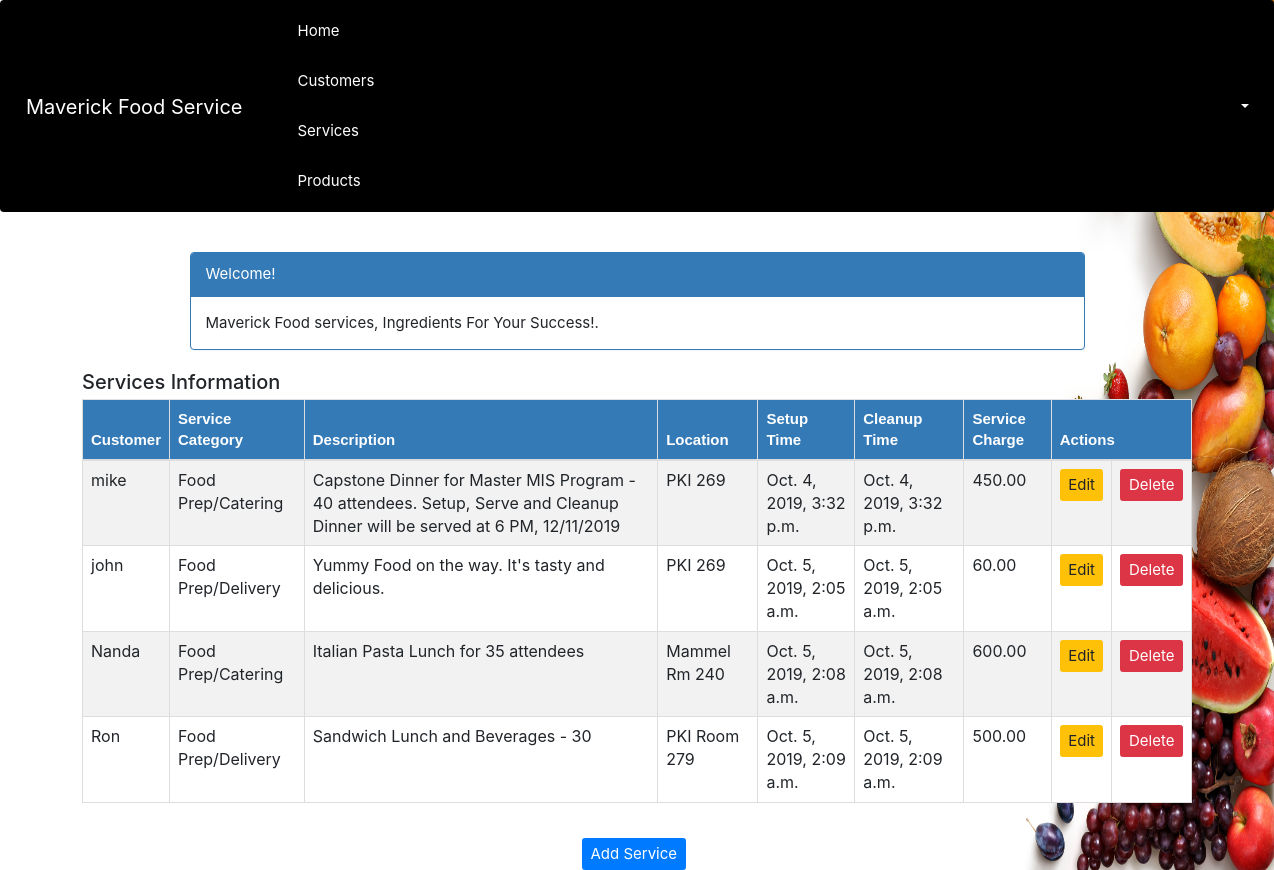
Screenshot of /service_list (signed in) with the database file from the repository.
### crm/models.py (models this page shows, shortened)
class Service(models.Model):
    cust_name = models.ForeignKey(Customer, on_delete=models.CASCADE, related_name='services')
    service_category = models.CharField(max_length=100)
    description = models.TextField()
    location = models.CharField(max_length=200)
    setup_time = models.DateTimeField(
        default=timezone.now)
    cleanup_time = models.DateTimeField(
        default=timezone.now)
    service_charge = models.DecimalField(max_digits=10, decimal_places=2)
    created_date = models.DateTimeField(
        default=timezone.now)
    updated_date = models.DateTimeField(auto_now_add=True)

class Customer(models.Model):
    cust_name = models.CharField(max_length=50)
    organization = models.CharField(max_length=100, blank=True)
    role = models.CharField(max_length=100)
    email = models.EmailField(max_length=100)
    bldgroom = models.CharField(max_length=100)
    address = models.CharField(max_length=200)
    account_number = models.IntegerField(blank=False, null=False)
    city = models.CharField(max_length=50)
    state = models.CharField(max_length=50)
    zipcode = models.CharField(max_length=10)
    phone_number = models.CharField(max_length=50)
    created_date = models.DateTimeField(
        default=timezone.now)
    updated_date = models.DateTimeField(auto_now_add=True)
    def __str__(self):
        return str(self.cust_name)

### crm/views.py (the view)
# urls.py: path('service_list', views.service_list, name='service_list'),
@login_required
def service_list(request):
    services = Service.objects.filter(created_date__lte=timezone.now())
    return render(request, 'crm/service_list.html', {'services': services})

### crm/templates/crm/service_list.html (shortened to what this page needs)
{% extends 'crm/base.html' %}
{% block content %}
  <html>
    <head>
        <link rel="stylesheet" href="https://maxcdn.bootstrapcdn.com/bootstrap/3.3.4/css/bootstrap.min.css">
        <link rel="stylesheet" href="https://maxcdn.bootstrapcdn.com/bootstrap/4.0.0/css/bootstrap.min.css">
    </head>
    <body>
    <div class="container">
        <div class="row">
            <div class="col-md-10 col-md-offset-1 banner">
                <div class="panel panel-primary">
                    <div class="panel-heading panelFont">Welcome!</div>
                    <div class="panel-body panelFont">
                        Maverick Food services, Ingredients For Your Success!.
                    </div>
                </div>
            </div>
        </div>
    </div>
    <div class="row">
        <h2 style="padding-left: 15Px">Services Information</h2>
    </div>
    <div>
        <table class="table table-striped table-bordered table-hover">
            <thead>
            <tr class="bg-info">
                <th>Customer</th>
                <th>Service Category</th>
                <th>Description</th>
                <th>Location</th>
                <th>Setup Time</th>
                <th>Cleanup Time</th>
                <th>Service Charge</th>
                <th colspan="3">Actions</th>
            </tr>
            </thead>
            <tbody style="background-color: white;">
            {% for service in services %}
                <tr>
                    <td>{{ service.cust_name }}</td>
                    <td>{{ service.service_category }}</td>
                     <td>{{ service.description }}</td>
                    <td>{{ service.location }}</td>
                    <td>{{ service.setup_time }}</td>
                    <td>{{ service.cleanup_time }}</td>
                    <td>{{ service.service_charge }}</td>
    </div>
    <td><a href="{% url 'crm:service_edit' pk=service.pk %}"
           class="btn btn-warning btnwarning">Edit</a></td>
    <td><a href="{% url 'crm:service_delete' pk=service.pk %}"
           onclick="return confirm('Are you sure you want to delete?')"
           class="btn btn-danger btnwarning">Delete</a>
    </td>
    {% endfor %}
    <div class="row">
        <a href="{% url 'crm:service_new' %}" class="row addService"><span
                class="btn btn-primary btnwarning">Add Service</span></a>
    </div>
    </body>
    </html>
{% endblock %}

### crm/templates/crm/base.html (shortened to what this page needs)
{% load staticfiles %}
<html lang="en">
<head>
    <link rel="stylesheet" href="https://maxcdn.bootstrapcdn.com/bootstrap/3.3.7/css/bootstrap.min.css">
    <link rel="stylesheet" href="https://maxcdn.bootstrapcdn.com/bootstrap/4.0.0/css/bootstrap.min.css">
</head>
<body id="app-layout" style="background-color: white" class="backgroundImage">
<nav class="navbar navbar-expand-lg navbar-light bg-light" style="background-color: black !important;">
    <div class="container-fluid">
        <div class="navbar-header">
            <a class="navbar-brand mavFoodService" href="/">
                Maverick Food Service
            </a>
        </div>
        <div class="collapse navbar-collapse" id="myNavbar">
            <ul class="nav navbar-nav">
                <li ><a href="{% url 'crm:home' %}" class="navOption">Home</a></li>
                <li><a href="{% url 'crm:customer_list' %}" class="navOption">Customers</a></li>
               <li><a href="{% url 'crm:service_list' %}" class="navOption">Services</a></li>
                <li><a href="{% url 'crm:product_list' %}" class="navOption">Products</a></li>
            </ul>
            <ul class="nav navbar-nav navbar-right">
                {% if user.is_authenticated %}
                    <li class="dropdown">
                        <a href="#" class="dropdown-item dropDownMenu" data-toggle="dropdown" role="button" aria-expanded="false">
                            <span class="caret"></span>
                        </a>
                    </li>
                {% else %}
                    <li><a href="{% url 'login' %}"><span class="glyphicon glyphicon-log-in"></span> Login</a></li>
                {% endif %}
            </ul>
        </div>
    </div>
    </nav>
    <div class="content container contentContainer">
    <div class="row">
        <div class="col-md-12">
            {% block content %}{% endblock %}
</body>
</html>

### crm/templates/crm/service_list.html (style rules this page uses)
body { background-color: beige; }
.addService { padding-top: 2.5rem; padding-left: 53rem; }
th { font-size: 1.5rem !important; font-family: sans-serif !important; color: white !important; background-color: rgb(51, 122, 183) !important; }

### rows the page displays
Service: cust_name "mike", service_category "Food Prep/Catering", description "Capstone Dinner for Master MIS Program - 40 attendees. Setup, Serve and Cleanup Dinner will be served at 6 PM, 12/11/2019", location "PKI 269", setup_time "Oct. 4, 2019, 3:32 p.m.", cleanup_time "Oct. 4, 2019, 3:32 p.m.", service_charge "450.00"
Service: cust_name "john", service_category "Food Prep/Delivery", description "Yummy Food on the way. It's tasty and delicious.", location "PKI 269", setup_time "Oct. 5, 2019, 2:05 a.m.", cleanup_time "Oct. 5, 2019, 2:05 a.m.", service_charge "60.00"
Service: cust_name "Nanda", service_category "Food Prep/Catering", description "Italian Pasta Lunch for 35 attendees", location "Mammel Rm 240", setup_time "Oct. 5, 2019, 2:08 a.m.", cleanup_time "Oct. 5, 2019, 2:08 a.m.", service_charge "600.00"
Service: cust_name "Ron", service_category "Food Prep/Delivery", description "Sandwich Lunch and Beverages - 30", location "PKI Room 279", setup_time "Oct. 5, 2019, 2:09 a.m.", cleanup_time "Oct. 5, 2019, 2:09 a.m.", service_charge "500.00"
